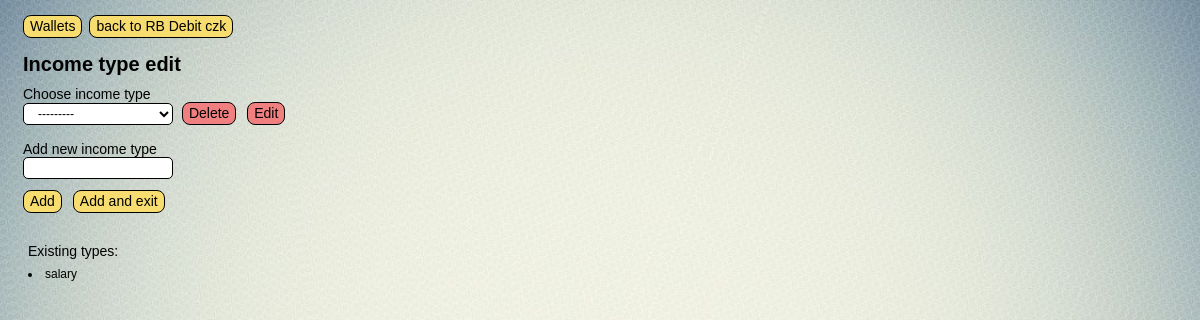
The page /finance/home_wlt/2/add_income_type/ on the database as committed earlier.
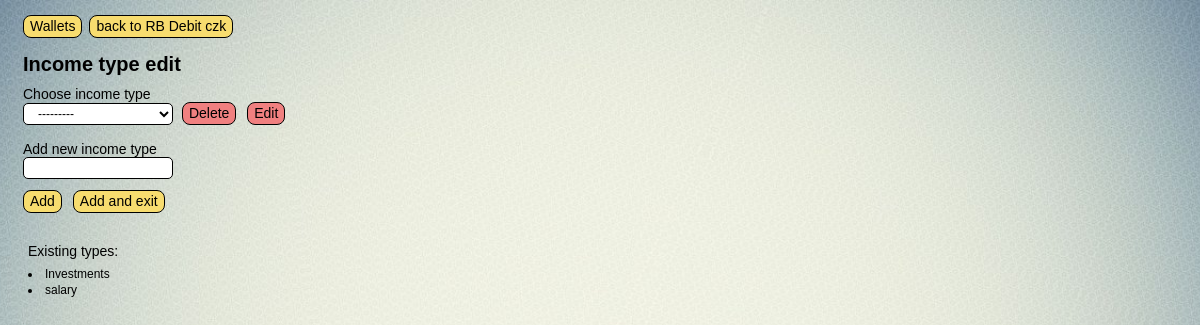
The same page on the database as committed later.
### finance/models.py (models this page shows)
class Income_type(models.Model):
    name = models.CharField(max_length=30, db_index=True, unique=True, verbose_name ='income type')
    def __str__(self):
        return self.name
    class Meta:
        verbose_name = 'income type'
        verbose_name_plural = 'income types'
        ordering = ['name']

### finance/views.py (the view, shortened to what this page needs)
# urls.py: path('home_wlt/<int:w_pk>/add_income_type/', add_income_type, name='add_income_type'),
def add_income_type(request, w_pk):#_________________________________________add_income_type
    current_wlt = get_object_or_404(Wallet, pk=w_pk)
    message = None
    form = Form_add_income_type(request.POST or None, prefix="form")
    return render(request, 'finance/tmplt_add_income_type.html', {
        'form': form,
        'w_pk': w_pk,
        'current_wlt': current_wlt,
        'message': message
    })

### finance/forms.py
class Form_add_income_type(forms.Form):#______________________________________________Form_add_income_type
    choices = forms.ModelChoiceField(
        queryset=Income_type.objects.all(),
        required=False,
        label="Choose income type",
        widget=forms.Select(attrs={'style': 'width: 150px;'}))
    new_value = forms.CharField(
        max_length=255,
        required=False,
        label="Add new income type",
        widget=forms.TextInput(attrs={'style': 'width: 150px;'}))

### finance/models.py (called while the page is built)
    def __str__(self):
        return self.f_name

### finance/templates/finance/tmplt_add_income_type.html (shortened to what this page needs)
{% extends 'layout/basic.html' %}
{% load static %}
{% block menu %}
    <div class='nav'>
        <button class="btn nav_btn" onclick="location.href='{% url 'home' %}'">Wallets</button>
        <button class="btn nav_btn" onclick="location.href='{% url 'home_wlt' w_pk%}'">back to {{current_wlt}}</button>
    </div>
{% endblock %}
{% block header %}
    <h1>Income type edit</h1>
{% endblock %}
{% block left_side %}
    <form method="POST">
        <label for="{{ form.choices.id_for_label }}">{{ form.choices.label }}</label><br>
        {{ form.choices }}
        <button class="btn nav_btn btn_red" type="submit" name="delete">Delete</button>
        <button class="btn nav_btn btn_red" type="submit" name="edit">Edit</button>
        <br><br>
        <label for="{{ form.new_value.id_for_label }}">{{ form.new_value.label }}</label><br>
        {{ form.new_value }}<br><br>
        <button class="btn nav_btn" type="submit" name="add">Add</button>
        <button class="btn nav_btn" type="submit" name="add_exit">Add and exit</button>
    </form>
    {% if form.choices.field.queryset.exists %}
        <p class="msg">Existing types:</p>
        {% for income in form.choices.field.queryset %}
            <li class="types_lst">{{ income }}</li>
        {% endfor %}
    {% endif %}
{% endblock %}

Rows that differ between the two databases and show on the page:
added Income_type: name "Investments"
